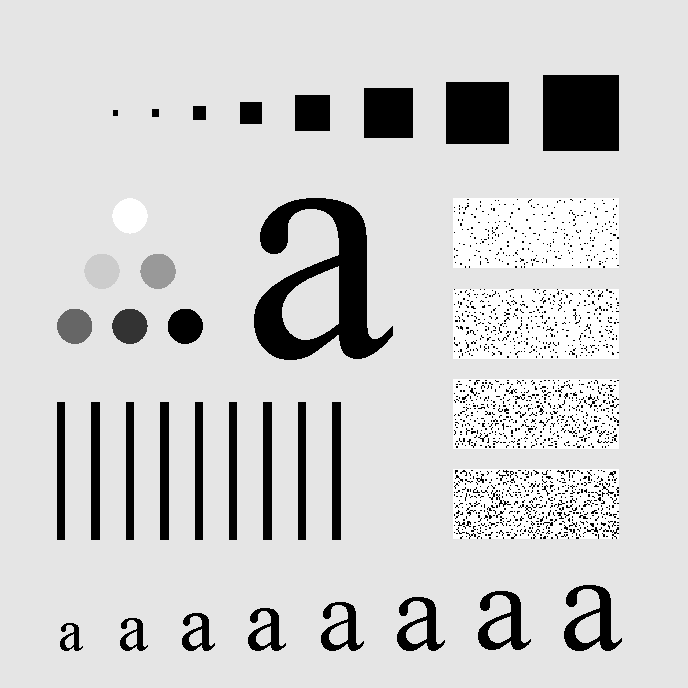
#> input picture lab5/submit/Q5_2.tif, 688 x 688 px, found by its file name
$ python gaussian.py
#> lines starting #> are read from the running program, lines starting #| are printed output that depends on the picture
### lab5/lab5_lib.py
import matplotlib.pyplot as plt
import numpy as np
from PIL import Image
from joblib import Parallel, delayed
import time


def FFT_zero_padding(input_img):
    row, col = input_img.shape
    output_image = np.zeros([2 * row, 2 * col])
    output_image[0:row, 0:col] = input_img
    return output_image


# [12 lines left out: functions FFT_extract_padding, multiply_center, not called in this run]


def transform_centering(input_img):
    row, col = input_img.shape
    return input_img[0:int(row / 2), 0:int(col / 2)]


# [6 lines left out: function DFT_kernel, not called in this run]


def generate_gaussian(a, b, sigma):
    x, y = np.meshgrid(np.linspace(0, a-1, a), np.linspace(0, b-1, b))
    x = x - a/2
    y = y - b/2
    d = x * x + y * y
    g = np.exp(-(d / (2.0 * sigma ** 2)))
    # g = g/np.sum(g)
    return g


# [7 lines left out: function generate_butterworth, not called in this run]


def normalize(input_img):
    return (input_img - np.min(input_img)) / (np.max(input_img) - np.min(input_img))

### lab5/gaussian.py
import time
import numpy as np
from PIL import Image
import lab5_lib


def gaussian_pass_11812418(input_img, sigma):
    # Reading of the image into numpy array:
    img = Image.open(input_img)
    # FFT transform for img arr
    input_image_origin = np.asarray(img)
    input_image = np.asarray(img)

    input_image = lab5_lib.FFT_zero_padding(input_image)
    row, col = input_image.shape

    input_image = np.fft.fft2(input_image)
    input_image = np.fft.fftshift(input_image)
    # define gaussian
    gaussian_filter_HP = lab5_lib.generate_gaussian(row, col, sigma)
    gaussian_filter_LP = np.ones([row, col]) - lab5_lib.generate_gaussian(row, col, sigma)
    # print(gaussian_filter)
    # plt.imshow(gaussian_filter)
    # plt.show()
    filtered_img_HP = np.multiply(input_image, gaussian_filter_HP)
    output_img_HP = np.fft.ifft2(np.fft.ifftshift(filtered_img_HP))
    output_img_HP = lab5_lib.transform_centering(output_img_HP)
    filtered_img_LP = np.multiply(input_image, gaussian_filter_LP)
    output_img_LP = np.fft.ifft2(np.fft.ifftshift(filtered_img_LP))
    output_img_LP = lab5_lib.transform_centering(output_img_LP)
    # [4 lines of commented-out code are left out]

    return np.abs(output_img_HP), np.abs(output_img_LP), lab5_lib.normalize(
        gaussian_filter_LP) * 255, lab5_lib.normalize(gaussian_filter_HP) * 255


if __name__ == '__main__':
    start_time = time.time()
    for i in [30, 60, 160]:
        A_LP, A_HP, G_HP, G_LP = gaussian_pass_11812418("Q5_2.tif", i)
#> in gaussian_pass_11812418, img is the input picture: PIL image 688x688 L; min 0, max 255, mean 207.3
#> in FFT_zero_padding, `output_image[0:row, 0:col] = input_img`:
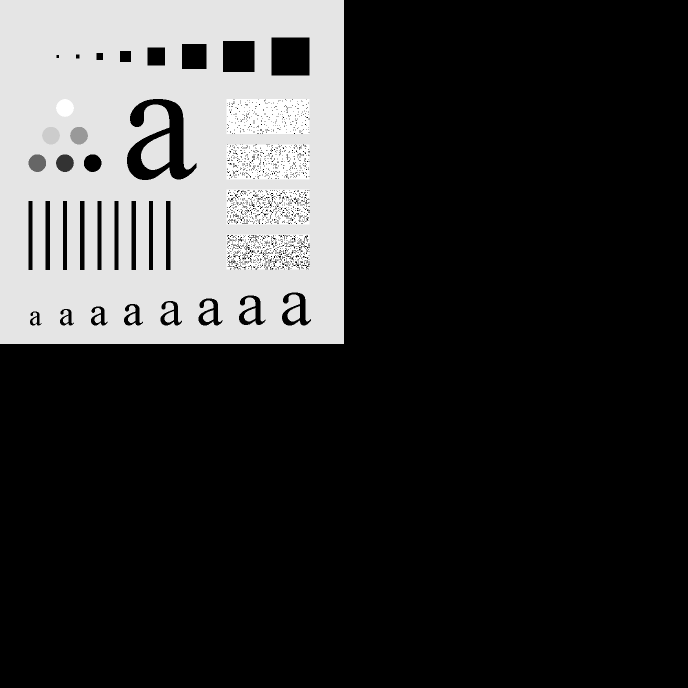
#> output_image: shape (1376, 1376) float64 (shown at 1/2 size); min 0, max 255, mean 51.8
#> in normalize, `return (input_img - np.min(input_img)) / (np.max(input_img) - np.min(i..`:
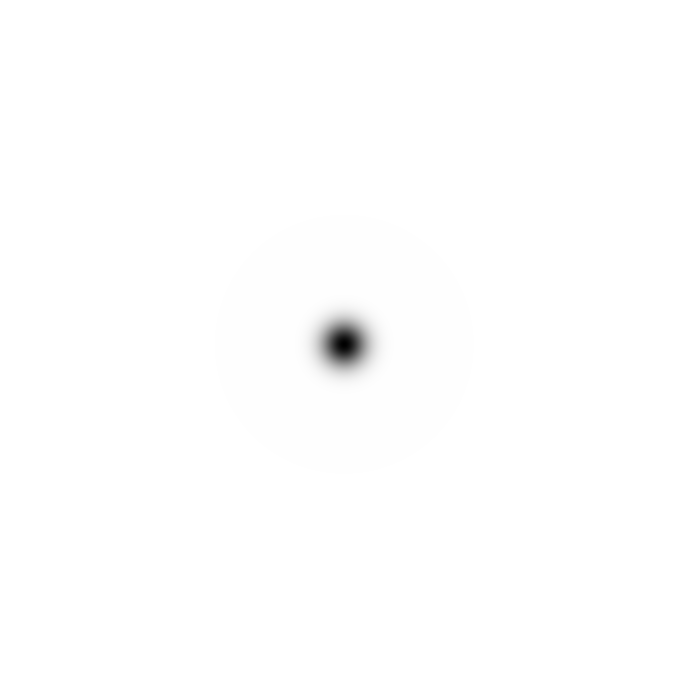
#> returned value: shape (1376, 1376) float64 (shown at 1/2 size); min 0, max 1, mean 0.997
#> in normalize (call 2), `return (input_img - np.min(input_img)) / (np.max(input_img) - np.min(i..`:
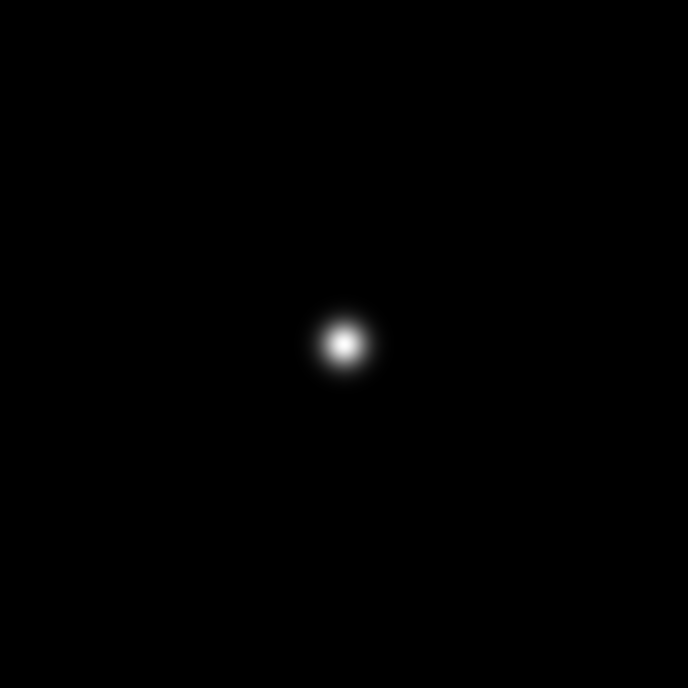
#> returned value: shape (1376, 1376) float64 (shown at 1/2 size); min 0, max 1, mean 0.00299
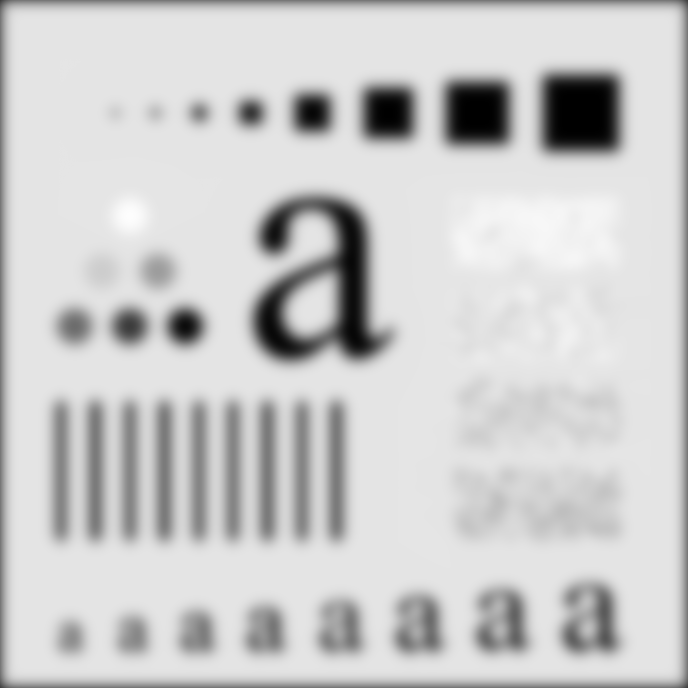
#> A_LP: shape (688, 688) float64; min 9.24e-05, max 253.5, mean 203.5
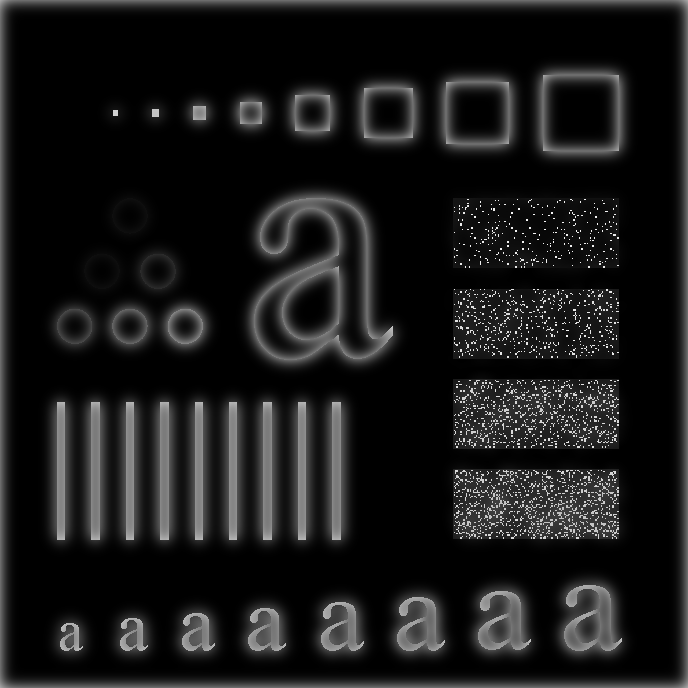
#> A_HP: shape (688, 688) float64; min 2.6e-16, max 247.3, mean 25.6
        op_image_LP = Image.fromarray(A_LP.astype(np.uint8))
        op_image_LP.save("output/Q5_2_LP" + str(i) + ".tif")
        op_image_HP = Image.fromarray(A_HP.astype(np.uint8))
        op_image_HP.save("output/Q5_2_HP" + str(i) + ".tif")
        op_image_GL = Image.fromarray(G_LP.astype(np.uint8))
        op_image_GL.save("output/Q5_2_LP" + str(i) + "_F.tif")
        op_image_GH = Image.fromarray(G_HP.astype(np.uint8))
        op_image_GH.save("output/Q5_2_HP" + str(i) + "_F.tif")
    print("--- %s seconds ---" % (time.time() - start_time))
    for i in [30, 60, 160]:
        A_LP, A_HP, G_HP, G_LP = gaussian_pass_11812418("Q5_2.tif", i)
        op_image_LP = Image.fromarray(A_LP.astype(np.uint8))
        op_image_LP.save("output/Q5_2_LP" + str(i) + ".png")
        op_image_HP = Image.fromarray(A_HP.astype(np.uint8))
        op_image_HP.save("output/Q5_2_HP" + str(i) + ".png")
        op_image_GL = Image.fromarray(G_LP.astype(np.uint8))
        op_image_GL.save("output/Q5_2_LP" + str(i) + "_F.png")
        op_image_GH = Image.fromarray(G_HP.astype(np.uint8))
        op_image_GH.save("output/Q5_2_HP" + str(i) + "_F.png")
